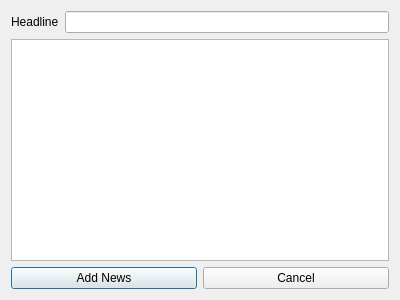
<?xml version="1.0" encoding="UTF-8"?>
<ui version="4.0">
 <class>AdminAddNews</class>
 <widget class="QDialog" name="AdminAddNews">
  <property name="geometry">
   <rect>
    <x>0</x>
    <y>0</y>
    <width>400</width>
    <height>300</height>
   </rect>
  </property>
  <property name="minimumSize">
   <size>
    <width>400</width>
    <height>300</height>
   </size>
  </property>
  <property name="maximumSize">
   <size>
    <width>400</width>
    <height>300</height>
   </size>
  </property>
  <property name="windowTitle">
   <string>Add News</string>
  </property>
  <layout class="QVBoxLayout" name="verticalLayout">
   <item>
    <layout class="QFormLayout" name="formLayout">
     <item row="0" column="0">
      <widget class="QLabel" name="label">
       <property name="text">
        <string>Headline</string>
       </property>
      </widget>
     </item>
     <item row="0" column="1">
      <widget class="QLineEdit" name="newsHeadline"/>
     </item>
    </layout>
   </item>
   <item>
    <widget class="QPlainTextEdit" name="newsText"/>
   </item>
   <item>
    <layout class="QHBoxLayout" name="horizontalLayout">
     <item>
      <widget class="QPushButton" name="addNewsButton">
       <property name="text">
        <string>Add News</string>
       </property>
      </widget>
     </item>
     <item>
      <widget class="QPushButton" name="cancelButton">
       <property name="text">
        <string>Cancel</string>
       </property>
      </widget>
     </item>
    </layout>
   </item>
  </layout>
 </widget>
 <resources/>
 <connections/>
</ui>
